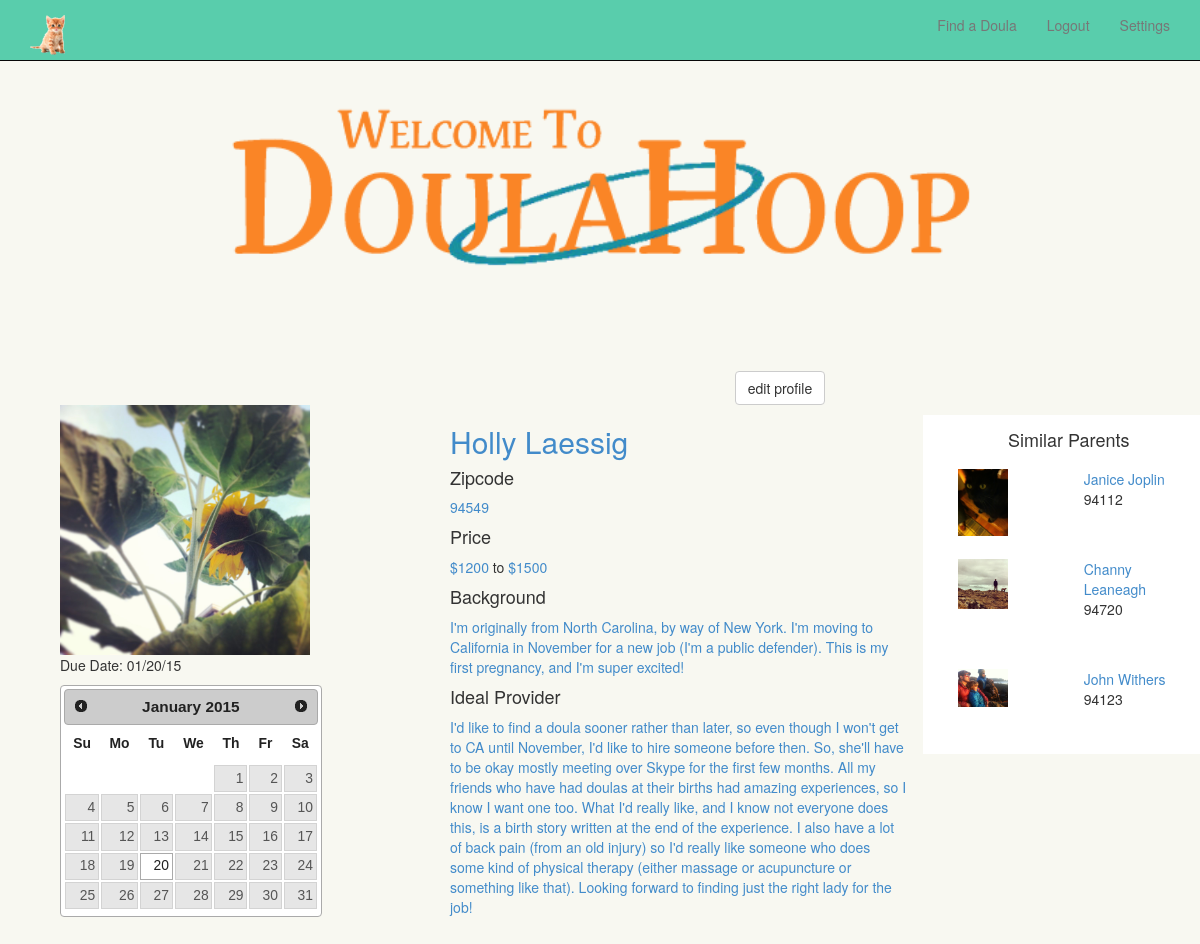
The page /parent/5 (signed in) on the database as committed earlier.
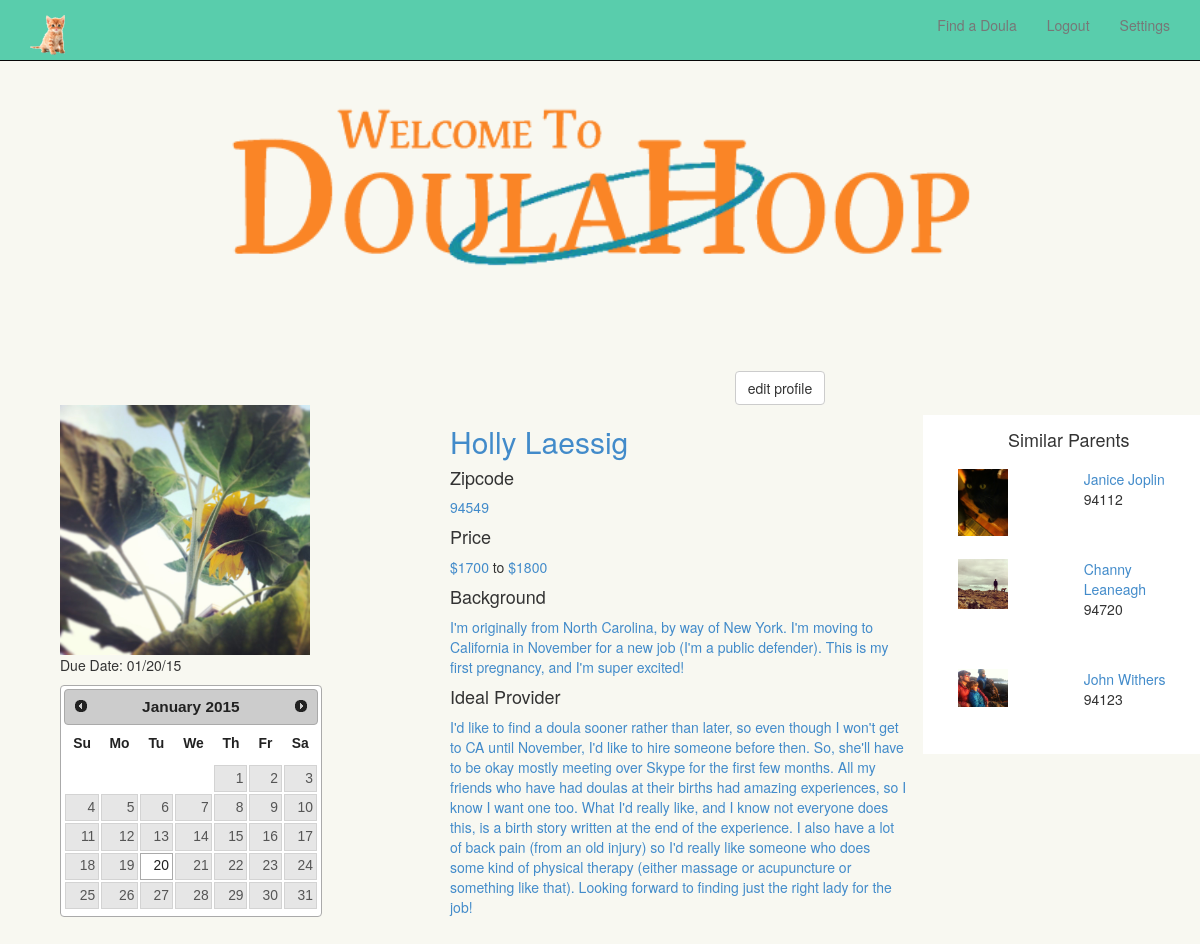
The same page on the database as committed later.
### model.py (models this page shows)
class Parent(Base):
	__tablename__ = "parents"
	id = Column(Integer, primary_key = True)
	email = Column(String(64), nullable = False)
	password = Column(String(64), nullable = False)
	firstname = Column(String(64), nullable = True)
	lastname = Column(String(64), nullable = True)
	price_min = Column(Integer, nullable = True)
	price_max = Column(Integer, nullable = True)
	background = Column(Text, nullable = True)
	image = Column(String(64), nullable = True)
	zipcode = Column(String(64), nullable = True)
	zipcode_lat = Column(Integer, nullable = True)
	zipcode_lng = Column(Integer, nullable = True)
	display_name = Column(String(64), nullable = True)
	ideal_doula_nar = Column(Text, nullable = True)
	visibility = Column(String(64), nullable = True)
	due_date = Column(DateTime, nullable = True)
	def parse_parent_form_data(self, data):
		self.email = data.get('email')
		self.firstname = data.get('firstname')
		self.lastname = data.get('lastname')
		self.price_min = data.get('price_min')
		self.price_max = data.get('price_max')
		self.background = data.get('background')
		self.image = data.get('image')
		self.zipcode = data.get('zipcode')
		self.practice = data.get('practice')
		self.display_name = data.get('display_name')
		self.ideal_doula_nar = data.get('ideal_doula_nar')
		self.visibility = data.get('visibility')
		password = data.get('password')
		hashed_pw = passwords.set_password(password)
		self.password = hashed_pw
		unicode_due_date = data.get('due_date')
		self.due_date = datetime.datetime.strptime(data.get('due_date'), "%Y-%m-%d")
	def store_coordinates(self, lat, lng):
		self.zipcode_lat = lat
		self.zipcode_lng = lng
	def is_authenticated(self):
		return True
	def is_active(self):
		return True
	def is_anonymous(self):
		return False
	def get_id(self):
		return unicode(self.id)
	def is_doula(self):
		return False

### app.py (the view)
@app.route('/parent/<int:id>') #change this route to include the parents's <int:id> in the url
@login_required
def display_user_profile(id):
	parent = model.session.query(model.Parent).get(id)
	if parent.visibility == "doulas" and not current_user.is_doula() and current_user.id != parent.id:
		flash('This user has chosen to be visible to doulas only')
		return render_template('blank.html')
	elif parent.visibility == 'none' and current_user.id != parent.id:
		flash('This user has chosen to be invisible')
		return render_template('blank.html')
	due_date = parent.due_date.strftime("%m/%d/%y")
	suggested_parent_list = users.suggest_parents()
	return render_template('user-profile.html', parent = parent,
												due_date = due_date,
												suggested_parent_list = suggested_parent_list)

### app.py (called while the page is built)
@login_manager.user_loader
def load_user(user_id):
	role = session.get('role', None)
	if role == 'doula':
		return model.session.query(model.Doula).get(user_id)
	elif role == 'parent':
		return model.session.query(model.Parent).get(user_id)
	return None

### users.py (called while the page is built)
def suggest_parents():
	parent_list = model.session.query(model.Parent).all()
	if len(parent_list) > 4:
		suggested_parent_list = []
		for i in range(1,4):
			parent = parent_list.pop(randint(0, len(parent_list) - 1))
			suggested_parent_list.append(parent)
		return suggested_parent_list
	return None

### templates/user-profile.html (shortened to what this page needs)
{% extends 'logged-in-base.html' %}
{% block body %}
<div class="container">
  <div id="editability">
    {% if current_user == parent %}
      <button id="enable" class="btn btn-default">edit profile</button>
    {% endif %}
  </div>
  <div class="row">
      <div class="col-md-4 col-sm-5" id="profile-column-left">
        <div id="parent-profile-pic"> <img width="250" src="/static/images/uploads/parent_{{ parent.id }}.jpg">
        </div>
        <div id="calendar" width="150">
          <p>Due Date: {{ due_date }}</p>
        </div>
      </div>
      <div class="col-md-5 col-sm-7" id="profile-column-middle">
        <h2>
          <a href="#" class="editable" data-type="text" data-pk="{{ parent.id }}" data-name="firstname" data-original-title title data-url="/parent_edit" data-title="Enter your first name">{{ parent.firstname }} </a>
          <a href="#" class="editable" data-type="text" data-pk="{{ parent.id }}" data-name="lastname" data-original-title title data-url="/parent_edit" data-title="Enter your last name">{{ parent.lastname }} </a>
        <h4> Zipcode </h4>
          <a href="#" class="editable" data-type="text" data-pk="{{ parent.id }}" data-name="zipcode" data-original-title title data-url="/parent_edit" data-title="Enter your zipcode">{{ parent.zipcode }}</a>
        <h4> Price </h4>
          <a href="#" class="editable" data-type="number" data-pk="{{ parent.id }}" data-name="price_min" data-original-title title data-url="/parent_edit" data-title="Enter the minimum you'd like to pay">${{ parent.price_min }}</a>
          to <a href="#" class="editable" data-type="number" data-pk="{{ parent.id }}" data-name="price_max" data-original-title title data-url="/parent_edit" data-title="Enter the maximum you'd like to pay">${{ parent.price_max }}</a>
        <h4> Background </h4>
          <a href="#" class="editable" data-type="text" data-pk="{{ parent.id }}" data-name="background" data-original-title title data-url="/parent_edit" data-title="Give some background about yourself">{{ parent.background }}</a>
        <h4> Ideal Provider </h4>
          <a href="#" class="editable" data-type="text" data-pk="{{ parent.id }}" data-name="ideal_nar" data-original-title title data-url="/parent_edit" data-title="Describe your ideal doula">{{ parent.ideal_doula_nar }} </a>
      </div>
      <div class="col-md-3 col-xs-12" id="profile-column-right">
        {% if suggested_parent_list != None %}
          <div class="col-xs-12">
            <h4 style="text-align: center">Similar Parents</h4>
          </div>
            {% for s_parent in suggested_parent_list %}
              {% if s_parent.id != parent.id %}
                <div class="suggestion col-xs-4 col-md-12">
                  <div class="col-xs-6" id="suggestion-1-thumb">
                    <img style="margin:2" width=50 src="/static/images/uploads/{{ s_parent.image }}">
                  </div>
                  <div class="col-xs-6" id="suggestion-1-desc">
                    <p> <a href="/parent/{{ s_parent.id }}">{{ s_parent.firstname }} {{ s_parent.lastname }}</a>
                      {{ s_parent.zipcode }}
                    </p>
                    <br>
                  </div>
                </div>
              {% endif %}
          {% endfor %}
        {% endif %}
      </div>
  </div>
</div>
{% endblock %}

### templates/logged-in-base.html
{% extends 'bootstrap-base.html' %}
{% block navbar %}
	<li><a href="/search">Find a Doula</a></li>
	<li><a href="/logout">Logout</a></li>
	<li><a href="">Settings</a></li>
{% endblock %}

### templates/bootstrap-base.html (shortened to what this page needs)
<!DOCTYPE html>
<html lang="en">
  <head>
    <link href="/static/bootstrap/css/bootstrap.min.css" rel="stylesheet">
    <link href="/static/bootstrap/bootstrap-editable/css/bootstrap-editable.css" rel="stylesheet">
    <link href="/static/bootstrap/css/starter-template.css" rel="stylesheet">
    <link href="/static/styles2.css" rel="stylesheet">
    <link rel="stylesheet" href="/static/js/themes-smoothness-jquery-ui.min.css">
  </head>
  <body>
    <div class="navbar navbar-inverse navbar-fixed-top" role="navigation">
      <div class="container">
        <div class="collapse navbar-collapse">
          <ul class="navbar-brand">
            <li>
              {% if current_user.is_authenticated() and current_user.is_doula() %}
                <a href="/doula/{{ current_user.id }}"><img src="/static/images/tiny-kitten.png"></a></li>
              {% elif current_user.is_authenticated() and not current_user.is_doula() %}
                <a href="/parent/{{ current_user.id }}"><img src="/static/images/tiny-kitten.png"></a></li>
              {% elif current_user.is_anonymous %}
                <a href="/"><img src="/static/images/tiny-kitten.png"></a></li>
              {% endif %}
          </ul>
          <ul class="nav navbar-nav navbar-right">
            {% block navbar %}{% endblock %}
          </ul>
        </div>
      </div>
    </div>
    <div class="container">
      <div class="row">
        <div class="col-sm-12 text-center">
          <img class="logo" src="/static/images/hulahoop_banner.png">
        </div>
      </div>
      <div class="starter-template">
        {% block body %}
        {% endblock %}
      </div>
    </div>
  </body>
</html>

### static/styles2.css (style rules this page uses)
.navbar-fixed-top { background-color: #59CDAC; }
.logo { width: 80%; height: auto; }
.row a { text-decoration: none; }
#profile-column-left { text-align:left; }
#profile-column-middle { text-align:left; }
#profile-column-right { text-align:left; background-color: white; padding: 5px; margin-top: 10px; }
.suggestion { text-align: left; margin-top: 10px; margin-bottom: 10px; }
.navbar-brand { list-style-type: none; }
#editability { display: inline-block; margin-left: 300px; z-index: 1; }
body { background-color: #F8F8F1; }

Rows that differ between the two databases and show on the page:
changed Parent "Holly": price_min "1200" → "1700"; price_max "1500" → "1800"
